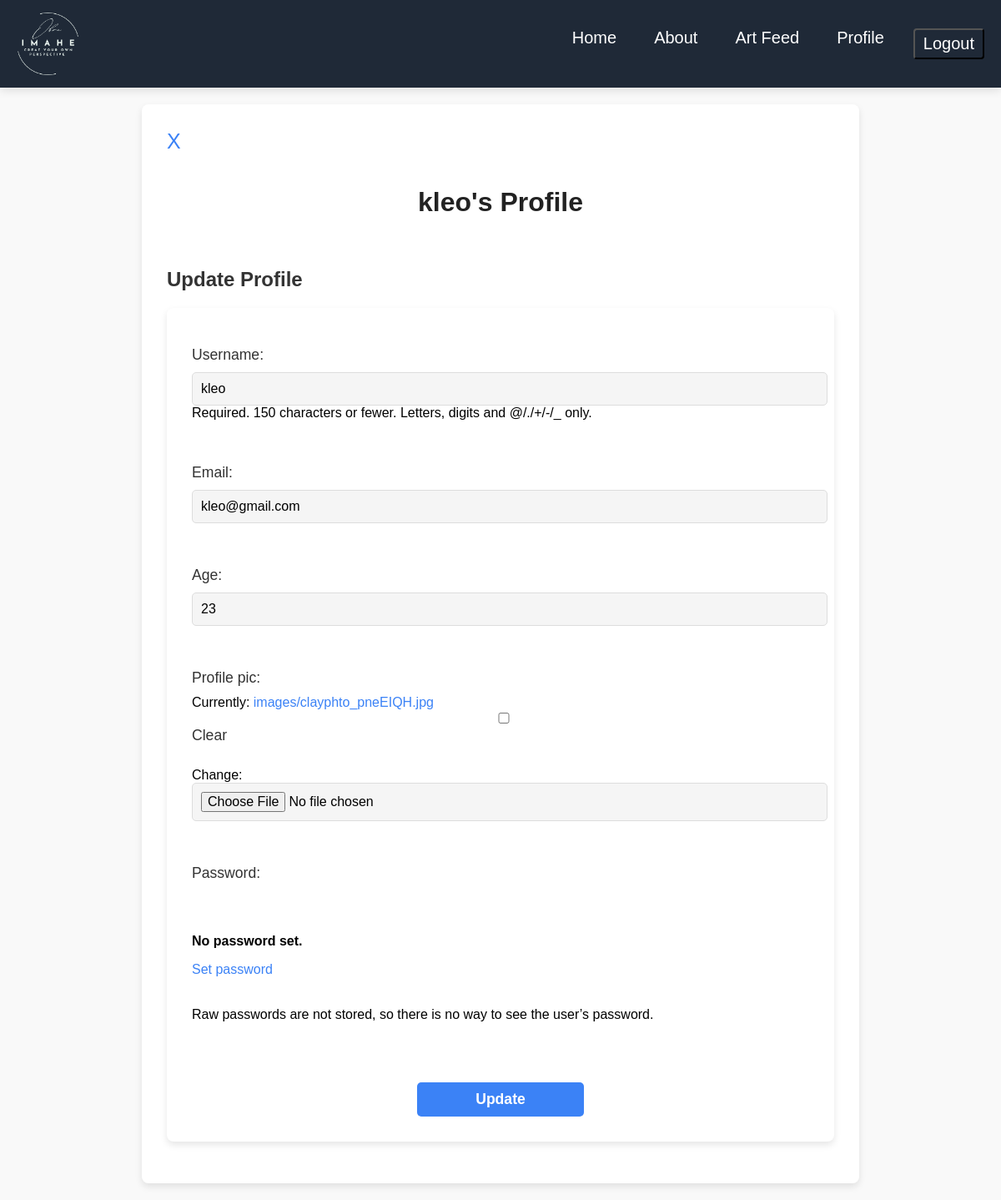
Page /accounts/profile/edit/ (signed in) on the committed database.
### accounts/models.py (models this page shows)
class CustomUser(AbstractUser):
    age = models.IntegerField(null=True, blank=True)
    email = models.EmailField(unique=True)
    REQUIRED_FIELDS = ['email', 'age']
    USERNAME_FIELD = 'username'
    profile_pic = models.ImageField(upload_to='images/', null=True, blank=True)

### accounts/views.py (the view)
# urls.py: path('profile/edit/', ProfileUpdateView.as_view(), name='Profile_update'),
class ProfileUpdateView(LoginRequiredMixin, UpdateView):
    model = CustomUser
    form_class = CustomUserChangeForm
    template_name = 'registration/profile_update.html'
    success_url = reverse_lazy('Profile')
    def get_object(self):
        return self.request.user  # Allow user to edit their own profile

### accounts/forms.py
class CustomUserChangeForm(UserChangeForm):
    class Meta:
        model = CustomUser
        fields = ('username', 'email', 'age', 'profile_pic')

### App/templates/registration/profile_update.html (shortened to what this page needs)
{% extends 'App/index.html'%}
{% block content %}
    <div class="custom-form">
        <a href="{% url 'Profile' %}" style="font-size: 25px">X</a>
            <h1>{{ user.username }}'s Profile</h1>
            <div class="row">
                <div class="col-md-6">
                    <h2>Update Profile</h2>
                    <form method="post" enctype="multipart/form-data" class="custom-form" style="color: black">
                        {{ form.as_p }}
                        <input type="submit" value="Update" class="input_button">
                    </form>
                </div>
            </div>
    </div>
{% endblock %}

### static/css/style2.css (style rules this page uses)
body { font-family: Arial, sans-serif; margin: 0; padding: 0; background-color: #f9f9f9; color: #333; }
a { text-decoration: none; color: #3b82f6; transition: color 0.3s ease; }
h1 { font-size: 2.5rem; text-align: center; margin-bottom: 20px; color: #222; }
.custom-form { background: #ffffff; padding: 30px; max-width: 800px; margin: 20px auto; border-radius: 8px; box-shadow: 0 4px 8px rgba(0, 0, 0, 0.1); display: flex; flex-direction: column; gap: 20px; }
.custom-form label { font-size: 1.1rem; font-weight: 500; margin-bottom: 10px; display: block; color: #333; }
.custom-form input, .custom-form select { width: 100%; padding: 10px; font-size: 1rem; border: 1px solid #ddd; border-radius: 5px; background-color: #f5f5f5; transition: border-color 0.3s ease, box-shadow 0.3s ease; }
.custom-form input[type="submit"] { padding: 10px 40px; font-size: 1.1rem; font-weight: bold; color: #ffffff; background-color: #3b82f6; border: none; border-radius: 5px; cursor: pointer; transition: background-color 0.3s ease; max-width: 200px; align-self: center; }
h1 { text-align: center; font-size: 2rem; margin-top: 20px; color: #222; }

### rows in the picture
CustomUser: username "kleo", email "kleo@gmail.com", age "23"
